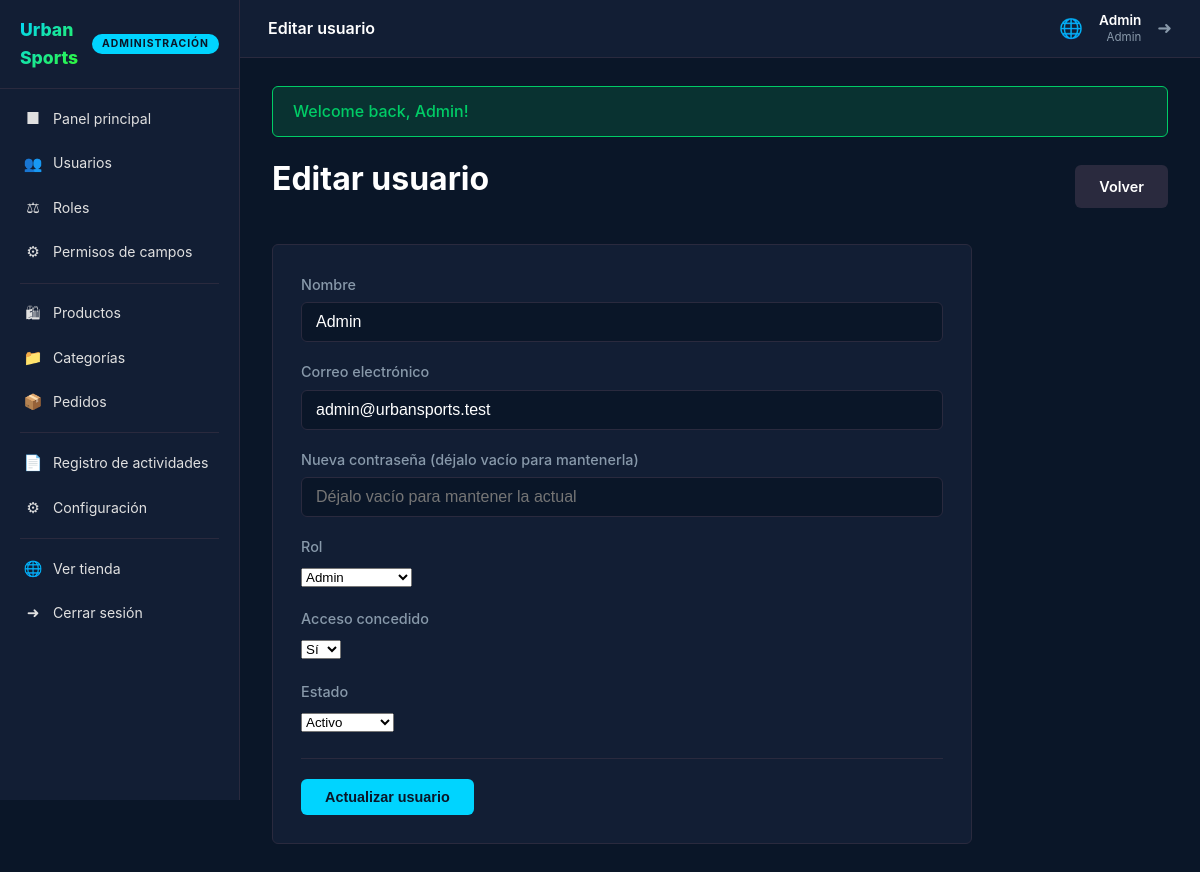
The app's page /admin/users/edit/1 (signed in) with its own data.
### tables this page shows
CREATE TABLE users (
    id                INT UNSIGNED AUTO_INCREMENT PRIMARY KEY,
    name              VARCHAR(200)   NOT NULL,
    email             VARCHAR(200)   NOT NULL UNIQUE,
    email_verified_at TIMESTAMP      NULL DEFAULT NULL,
    password          VARCHAR(255)   NOT NULL,
    role_id           INT UNSIGNED   NULL DEFAULT NULL,
    access_granted    TINYINT(1)     NOT NULL DEFAULT 1,
    status            ENUM('active', 'inactive', 'suspended') NOT NULL DEFAULT 'active',
    remember_token    VARCHAR(100)   NULL DEFAULT NULL,
    created_at        TIMESTAMP      NOT NULL DEFAULT CURRENT_TIMESTAMP,
    updated_at        TIMESTAMP      NOT NULL DEFAULT CURRENT_TIMESTAMP ON UPDATE CURRENT_TIMESTAMP,
    deleted_at        TIMESTAMP      NULL DEFAULT NULL,

    INDEX idx_users_role_id (role_id),
    INDEX idx_users_status (status),
    INDEX idx_users_deleted_at (deleted_at),

    CONSTRAINT fk_users_role
        FOREIGN KEY (role_id) REFERENCES roles(id)
        ON DELETE SET NULL ON UPDATE CASCADE
);

CREATE TABLE roles (
    id          INT UNSIGNED AUTO_INCREMENT PRIMARY KEY,
    name        VARCHAR(100)   NOT NULL,
    slug        VARCHAR(100)   NOT NULL UNIQUE,
    description TEXT           NULL DEFAULT NULL,
    created_at  TIMESTAMP      NOT NULL DEFAULT CURRENT_TIMESTAMP,
    updated_at  TIMESTAMP      NOT NULL DEFAULT CURRENT_TIMESTAMP ON UPDATE CURRENT_TIMESTAMP
);

### app/Controllers/Admin/UserController.php (called while the page is built, shortened)
<?php
class UserController extends Controller
{
    public function edit(int $id): void
    {
        $db = Database::getInstance();
        $user = $db->fetch('SELECT * FROM users WHERE id = :id AND deleted_at IS NULL', ['id' => $id]);
        $roleId = (int) (Auth::user()['role_id'] ?? 0);
        $fieldPerms = Permission::getFieldPermissions($roleId, 'users');
        $roles = $db->fetchAll("SELECT id, name FROM roles ORDER BY name");
        $this->view('admin/users/edit', [
            'editUser' => $user,
            'roles' => $roles,
            'fieldPerms' => $fieldPerms,
            'title' => 'Editar usuario',
        ], 'admin');
    }
}

### public/index.php (called while the page is built, shortened)
<?php
require_once __DIR__ . '/../config/env.php';
require_once __DIR__ . '/../config/database.php';
require_once __DIR__ . '/../app/Helpers/functions.php';
$router = new Router();
$router->dispatch($_SERVER['REQUEST_METHOD'], $_SERVER['REQUEST_URI'] ?? '/');

### app/Helpers/functions.php (called while the page is built, shortened)
<?php
function escape(string $value): string
{
    return htmlspecialchars($value, ENT_QUOTES, 'UTF-8');
}
function asset(string $path): string
{
    return APP_URL . '/' . ltrim($path, '/');
}
function url(string $path = ''): string
{
    return APP_URL . '/' . ltrim($path, '/');
}

### app/Core/Database.php (called while the page is built, shortened)
<?php
class Database
{
    private static ?Database $instance = null;
    private PDO $pdo;
    private function __construct()
    {
        $dsn = sprintf(
            'mysql:host=%s;port=%s;dbname=%s;charset=%s',
            DB_HOST,
            DB_PORT,
            DB_NAME,
            DB_CHARSET
        );
        try {
            $this->pdo = new PDO($dsn, DB_USER, DB_PASS, [
                PDO::ATTR_ERRMODE => PDO::ERRMODE_EXCEPTION,
                PDO::ATTR_DEFAULT_FETCH_MODE => PDO::FETCH_ASSOC,
                PDO::ATTR_EMULATE_PREPARES => false,
            ]);
        } catch (PDOException $e) {
            throw new \RuntimeException('Database connection failed: ' . $e->getMessage(), 0, $e);
        }
    }
    public static function getInstance(): self
    {
        if (self::$instance === null) {
            self::$instance = new self();
        }
        return self::$instance;
    }
    public function query(string $sql, array $params = []): \PDOStatement
    {
        $stmt = $this->pdo->prepare($sql);
        $stmt->execute($params);
        return $stmt;
    }
    public function fetch(string $sql, array $params = []): ?array
    {
        $result = $this->query($sql, $params);
        return $result->fetch() ?: null;
    }
    public function fetchAll(string $sql, array $params = []): array
    {
        return $this->query($sql, $params)->fetchAll();
    }
}

### app/Helpers/Permission.php (called while the page is built, shortened)
<?php
class Permission
{
    public static function getFieldPermissions(int $roleId, string $module): array
    {
        $db = Database::getInstance();
        $result = [];
        return $result;
    }
}

### app/Core/Session.php (called while the page is built, shortened)
<?php
class Session
{
    public static function get(string $key, mixed $default = null): mixed
    {
        return $_SESSION[$key] ?? $default;
    }
}

### app/Core/Auth.php (called while the page is built, shortened)
<?php
class Auth
{
    public static function user(): ?array
    {
        return Session::get('user');
    }
}

### app/Views/admin/users/edit.php (the view, shortened to what this page needs)
<div class="page-header">
    <h1>Editar usuario</h1>
    <a href="<?= url('admin/users') ?>" class="btn btn-secondary">Volver</a>
</div>
<form action="<?= url('admin/users/' . $editUser['id']) ?>" method="post" class="form-card">
    <?php $canEdit = fn($field) => !isset($fieldPerms[$field]) || $fieldPerms[$field]; ?>
    <div class="form-row">
        <div class="form-group">
            <label for="name">Nombre</label>
            <input type="text" name="name" id="name" value="<?= escape($editUser['name']) ?>" required>
        </div>
        <div class="form-group">
            <label for="email">Correo electrónico</label>
            <input type="email" name="email" id="email" value="<?= escape($editUser['email']) ?>" required>
        </div>
    </div>
    <div class="form-row">
        <div class="form-group">
            <label for="password">Nueva contraseña (déjalo vacío para mantenerla)</label>
            <input type="password" name="password" id="password" placeholder="Déjalo vacío para mantener la actual">
        </div>
        <div class="form-group <?= !$canEdit('role_id') ? 'disabled-field' : '' ?>">
            <label for="role_id">Rol</label>
            <select name="role_id" id="role_id" <?= !$canEdit('role_id') ? 'disabled' : '' ?>>
                <?php foreach ($roles as $r): ?>
                    <option value="<?= $r['id'] ?>" <?= $editUser['role_id'] == $r['id'] ? 'selected' : '' ?>>
                        <?= escape($r['name']) ?>
                    </option>
                <?php endforeach; ?>
            </select>
        </div>
    </div>
    <div class="form-row">
        <div class="form-group <?= !$canEdit('access_granted') ? 'disabled-field' : '' ?>">
            <label for="access_granted">Acceso concedido</label>
            <select name="access_granted" id="access_granted" <?= !$canEdit('access_granted') ? 'disabled' : '' ?>>
                <option value="1" <?= $editUser['access_granted'] ? 'selected' : '' ?>>Sí</option>
            </select>
        </div>
        <div class="form-group">
            <label for="status">Estado</label>
            <select name="status" id="status">
                <option value="active" <?= $editUser['status'] === 'active' ? 'selected' : '' ?>>Activo</option>
            </select>
        </div>
    </div>
    <div class="form-actions">
        <button type="submit" class="btn btn-primary">Actualizar usuario</button>
    </div>
</form>

### app/Core/Router.php (shortened to what this page needs)
<?php
class Router
{
    private array $routes = [];
    private function addRoute(string $method, string $uri, array $action, array $middleware): void
    {
        $pattern = preg_replace('/\{(\w+)\}/', '(?P<$1>[^/]+)', $uri);
        $pattern = '#^' . $pattern . '$#';
        $this->routes[] = [
            'method' => $method,
            'pattern' => $pattern,
            'action' => $action,
            'middleware' => $middleware,
        ];
    }
    public function dispatch(string $method, string $queryString): void
    {
        $uri = $this->parseUri($queryString);
        foreach ($this->routes as $route) {
            if ($route['method'] !== $method) {
                continue;
            }
            if (preg_match($route['pattern'], $uri, $matches)) {
                $params = array_filter($matches, 'is_string', ARRAY_FILTER_USE_KEY);
                [$controllerClass, $methodName] = $route['action'];
                $controller = new $controllerClass();
                $controller->$methodName(...$params);
                return;
            }
        }
    }
    private function parseUri(string $uri): string
    {
        $path = parse_url($uri, PHP_URL_PATH);
        return $path;
    }
}

### app/Views/layouts/admin.php (shortened to what this page needs)
<!DOCTYPE html>
<html lang="en">
<head>
    <link rel="stylesheet" href="<?= asset('assets/css/app.css') ?>">
</head>
<body>
    <div class="admin-layout">
        <?php require __DIR__ . '/../partials/sidebar.php' ?>
        <div class="admin-wrapper">
            <?php $currentUser = \App\Core\Auth::user(); ?>
            <header class="admin-topbar">
                <div class="topbar-title"><?= isset($title) ? escape($title) : 'Panel principal' ?></div>
                <div class="topbar-right">
                    <a href="<?= url() ?>" target="_blank" class="topbar-link" title="Ver tienda">&#127760;</a>
                    <div class="topbar-user">
                        <span class="topbar-user-name"><?= escape($currentUser['name'] ?? 'Usuario') ?></span>
                        <span class="topbar-user-role"><?= escape(ucfirst($currentUser['role_name'] ?? '')) ?></span>
                    </div>
                    <a href="<?= url('logout') ?>" class="topbar-logout" title="Cerrar sesión">&#10140;</a>
                </div>
            </header>
            <main class="admin-main">
                <?php require __DIR__ . '/../partials/alerts.php' ?>
                <?= $content ?>
            </main>
        </div>
    </div>
</body>
</html>

### public/assets/css/app.css (style rules this page uses)
:root { --navy: #0a1628; --navy-light: #121e34; --gray: #2a2a3e; --gray-light: #3a3a4e; --cyan: #00d4ff; --orange: #ff6b00; --lime: #39ff14; --white: #ffffff; --text: #e0e0e0; --text-muted: #8899aa; --danger: #ff4444; --success: #00cc66; --radius: 6px; }
* { margin: 0; padding: 0; box-sizing: border-box; }
body { font-family: -apple-system, BlinkMacSystemFont, 'Segoe UI', Roboto, sans-serif; background: var(--navy); color: var(--text); line-height: 1.6; min-height: 100vh; }
a { color: var(--cyan); text-decoration: none; }
h1, h2, h3 { color: var(--white); }
.btn { display: inline-block; padding: 10px 24px; border-radius: var(--radius); font-weight: 600; font-size: 0.9rem; border: none; cursor: pointer; transition: all 0.2s; text-align: center; }
.btn-primary { background: var(--cyan); color: var(--navy); }
.btn-secondary { background: var(--gray); color: var(--white); }
.page-header { display: flex; align-items: center; justify-content: space-between; margin-bottom: 24px; }
.page-header h1 { margin-bottom: 0; }
.form-group { margin-bottom: 18px; }
.form-group label { display: block; margin-bottom: 6px; font-size: 0.9rem; color: var(--text-muted); font-weight: 500; }
.form-card { background: var(--navy-light); border: 1px solid var(--gray); border-radius: var(--radius); padding: 28px; max-width: 700px; }
.form-group input { width: 100%; padding: 10px 14px; background: var(--navy); border: 1px solid var(--gray); border-radius: var(--radius); color: var(--white); font-size: 1rem; transition: border-color 0.2s; }
.form-actions { display: flex; gap: 12px; margin-top: 24px; padding-top: 20px; border-top: 1px solid var(--gray); }
.admin-layout { display: flex; min-height: 100vh; }
.admin-wrapper { margin-left: 240px; flex: 1; display: flex; flex-direction: column; min-height: 100vh; }
.admin-topbar { display: flex; align-items: center; gap: 16px; padding: 12px 28px; background: var(--navy-light); border-bottom: 1px solid var(--gray); position: sticky; top: 0; z-index: 100; }
.topbar-title { font-weight: 600; color: var(--white); font-size: 1rem; flex: 1; }
.topbar-right { display: flex; align-items: center; gap: 16px; }
.topbar-link { font-size: 1.2rem; color: var(--text-muted) !important; transition: color 0.2s; }
.topbar-user { display: flex; flex-direction: column; text-align: right; line-height: 1.3; }
.topbar-user-name { font-size: 0.85rem; color: var(--white); font-weight: 600; }
.topbar-user-role { font-size: 0.72rem; color: var(--text-muted); }
.topbar-logout { font-size: 1.1rem; color: var(--text-muted) !important; transition: color 0.2s; }
.admin-main { flex: 1; padding: 28px 32px; }
.admin-main h1 { margin-bottom: 16px; }

### records on screen
users: name "Admin", email "admin@urbansports.test", role_id "Admin", access_granted "Sí", status "Activo"
